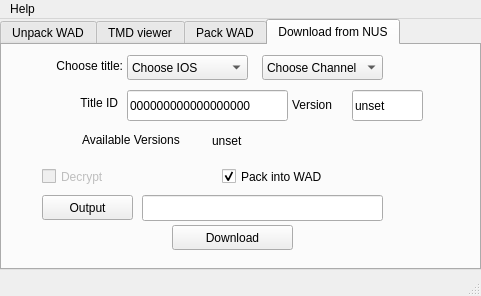
<?xml version="1.0" encoding="UTF-8"?>
<ui version="4.0">
 <class>Qwad</class>
 <widget class="QMainWindow" name="Qwad">
  <property name="geometry">
   <rect>
    <x>0</x>
    <y>0</y>
    <width>481</width>
    <height>296</height>
   </rect>
  </property>
  <property name="minimumSize">
   <size>
    <width>481</width>
    <height>296</height>
   </size>
  </property>
  <property name="maximumSize">
   <size>
    <width>481</width>
    <height>296</height>
   </size>
  </property>
  <property name="windowTitle">
   <string>Qwad - a WAD management tool</string>
  </property>
  <property name="windowIcon">
   <iconset resource="../Qwad.qrc">
    <normaloff>:/icons/wad.png</normaloff>:/icons/wad.png</iconset>
  </property>
  <property name="locale">
   <locale language="Spanish" country="Spain"/>
  </property>
  <widget class="QWidget" name="centralWidget">
   <widget class="QTabWidget" name="tabWidget">
    <property name="geometry">
     <rect>
      <x>0</x>
      <y>0</y>
      <width>481</width>
      <height>251</height>
     </rect>
    </property>
    <property name="acceptDrops">
     <bool>false</bool>
    </property>
    <property name="currentIndex">
     <number>3</number>
    </property>
    <widget class="QWidget" name="unpacktab">
     <attribute name="title">
      <string>Unpack WAD</string>
     </attribute>
     <widget class="QLineEdit" name="MuestraRutaWad">
      <property name="geometry">
       <rect>
        <x>160</x>
        <y>40</y>
        <width>241</width>
        <height>26</height>
       </rect>
      </property>
     </widget>
     <widget class="QToolButton" name="BotonRutaWad">
      <property name="geometry">
       <rect>
        <x>70</x>
        <y>40</y>
        <width>91</width>
        <height>25</height>
       </rect>
      </property>
      <property name="toolTip">
       <string>Ruta hacia el archivo WAD que quieres desempaquetar</string>
      </property>
      <property name="text">
       <string>WAD file</string>
      </property>
     </widget>
     <widget class="QLineEdit" name="MuestraRutaExtraer">
      <property name="geometry">
       <rect>
        <x>160</x>
        <y>110</y>
        <width>241</width>
        <height>26</height>
       </rect>
      </property>
     </widget>
     <widget class="QToolButton" name="BotonRutaExtraer">
      <property name="geometry">
       <rect>
        <x>70</x>
        <y>110</y>
        <width>91</width>
        <height>25</height>
       </rect>
      </property>
      <property name="toolTip">
       <string>Carpeta donde se almacenaran los contenidos del archivo WAD</string>
      </property>
      <property name="text">
       <string>Output</string>
      </property>
      <property name="autoRaise">
       <bool>false</bool>
      </property>
      <property name="arrowType">
       <enum>Qt::NoArrow</enum>
      </property>
     </widget>
     <widget class="QPushButton" name="Desempaqueta">
      <property name="geometry">
       <rect>
        <x>170</x>
        <y>180</y>
        <width>121</width>
        <height>25</height>
       </rect>
      </property>
      <property name="text">
       <string>Unpack</string>
      </property>
     </widget>
    </widget>
    <widget class="QWidget" name="TMDviewer">
     <attribute name="title">
      <string>TMD viewer</string>
     </attribute>
     <widget class="QLineEdit" name="TMDfilepath">
      <property name="geometry">
       <rect>
        <x>150</x>
        <y>10</y>
        <width>241</width>
        <height>26</height>
       </rect>
      </property>
     </widget>
     <widget class="QToolButton" name="TMDfilebutton">
      <property name="geometry">
       <rect>
        <x>60</x>
        <y>10</y>
        <width>91</width>
        <height>25</height>
       </rect>
      </property>
      <property name="toolTip">
       <string>Ruta hacia el archivo WAD que quieres desempaquetar</string>
      </property>
      <property name="text">
       <string>TMD file</string>
      </property>
     </widget>
     <widget class="QWidget" name="layoutWidget">
      <property name="geometry">
       <rect>
        <x>10</x>
        <y>50</y>
        <width>451</width>
        <height>151</height>
       </rect>
      </property>
      <layout class="QGridLayout" name="gridLayout">
       <item row="0" column="0">
        <widget class="QLabel" name="label">
         <property name="text">
          <string>Title ID</string>
         </property>
         <property name="alignment">
          <set>Qt::AlignRight|Qt::AlignTrailing|Qt::AlignVCenter</set>
         </property>
        </widget>
       </item>
       <item row="0" column="1">
        <widget class="QLineEdit" name="TitleID">
         <property name="text">
          <string>0000000000000000</string>
         </property>
         <property name="readOnly">
          <bool>true</bool>
         </property>
        </widget>
       </item>
       <item row="0" column="2" colspan="2">
        <widget class="QLabel" name="label_9">
         <property name="text">
          <string>ID (ascii)</string>
         </property>
         <property name="alignment">
          <set>Qt::AlignRight|Qt::AlignTrailing|Qt::AlignVCenter</set>
         </property>
        </widget>
       </item>
       <item row="0" column="4">
        <widget class="QLineEdit" name="idASCII">
         <property name="readOnly">
          <bool>true</bool>
         </property>
        </widget>
       </item>
       <item row="1" column="0">
        <widget class="QLabel" name="label_3">
         <property name="text">
          <string>Version</string>
         </property>
         <property name="alignment">
          <set>Qt::AlignRight|Qt::AlignTrailing|Qt::AlignVCenter</set>
         </property>
        </widget>
       </item>
       <item row="1" column="1">
        <widget class="QLineEdit" name="Version">
         <property name="text">
          <string>0</string>
         </property>
         <property name="readOnly">
          <bool>true</bool>
         </property>
        </widget>
       </item>
       <item row="1" column="3">
        <widget class="QLabel" name="label_5">
         <property name="text">
          <string>Title type</string>
         </property>
         <property name="alignment">
          <set>Qt::AlignRight|Qt::AlignTrailing|Qt::AlignVCenter</set>
         </property>
        </widget>
       </item>
       <item row="1" column="4">
        <widget class="QLineEdit" name="TitleType">
         <property name="readOnly">
          <bool>true</bool>
         </property>
        </widget>
       </item>
       <item row="2" column="0">
        <widget class="QLabel" name="label_2">
         <property name="text">
          <string>IOS needed</string>
         </property>
         <property name="alignment">
          <set>Qt::AlignRight|Qt::AlignTrailing|Qt::AlignVCenter</set>
         </property>
        </widget>
       </item>
       <item row="2" column="3">
        <widget class="QLabel" name="label_6">
         <property name="text">
          <string>Group ID</string>
         </property>
         <property name="alignment">
          <set>Qt::AlignRight|Qt::AlignTrailing|Qt::AlignVCenter</set>
         </property>
        </widget>
       </item>
       <item row="2" column="4">
        <widget class="QLineEdit" name="GroupID">
         <property name="readOnly">
          <bool>true</bool>
         </property>
        </widget>
       </item>
       <item row="3" column="0">
        <widget class="QLabel" name="label_4">
         <property name="text">
          <string>Boot index</string>
         </property>
         <property name="alignment">
          <set>Qt::AlignRight|Qt::AlignTrailing|Qt::AlignVCenter</set>
         </property>
        </widget>
       </item>
       <item row="3" column="1">
        <widget class="QLineEdit" name="BootIndex">
         <property name="readOnly">
          <bool>true</bool>
         </property>
        </widget>
       </item>
       <item row="3" column="3">
        <widget class="QLabel" name="label_7">
         <property name="text">
          <string>Access rights</string>
         </property>
         <property name="alignment">
          <set>Qt::AlignRight|Qt::AlignTrailing|Qt::AlignVCenter</set>
         </property>
        </widget>
       </item>
       <item row="3" column="4">
        <widget class="QLineEdit" name="AccessRights">
         <property name="readOnly">
          <bool>true</bool>
         </property>
        </widget>
       </item>
       <item row="4" column="0">
        <widget class="QLabel" name="label_8">
         <property name="text">
          <string>Contents</string>
         </property>
         <property name="alignment">
          <set>Qt::AlignRight|Qt::AlignTrailing|Qt::AlignVCenter</set>
         </property>
        </widget>
       </item>
       <item row="4" column="1">
        <widget class="QLineEdit" name="Contents">
         <property name="readOnly">
          <bool>true</bool>
         </property>
        </widget>
       </item>
       <item row="2" column="1">
        <widget class="QComboBox" name="IOSversion"/>
       </item>
      </layout>
     </widget>
    </widget>
    <widget class="QWidget" name="packtab">
     <attribute name="title">
      <string>Pack WAD</string>
     </attribute>
     <widget class="QLineEdit" name="MuestraRutaEmpaquetado">
      <property name="geometry">
       <rect>
        <x>160</x>
        <y>110</y>
        <width>241</width>
        <height>26</height>
       </rect>
      </property>
     </widget>
     <widget class="QLineEdit" name="MuestraRutaDesempaquetado">
      <property name="geometry">
       <rect>
        <x>160</x>
        <y>40</y>
        <width>241</width>
        <height>26</height>
       </rect>
      </property>
     </widget>
     <widget class="QToolButton" name="BotonRutaEmpaquetado">
      <property name="geometry">
       <rect>
        <x>70</x>
        <y>110</y>
        <width>91</width>
        <height>25</height>
       </rect>
      </property>
      <property name="toolTip">
       <string>Carpeta y nombre del nuevo WAD</string>
      </property>
      <property name="text">
       <string>Output</string>
      </property>
      <property name="autoRaise">
       <bool>false</bool>
      </property>
      <property name="arrowType">
       <enum>Qt::NoArrow</enum>
      </property>
     </widget>
     <widget class="QToolButton" name="BotonRutaDesempaquetado">
      <property name="geometry">
       <rect>
        <x>70</x>
        <y>40</y>
        <width>91</width>
        <height>25</height>
       </rect>
      </property>
      <property name="toolTip">
       <string>Ruta hacia la carpeta que empaquetar en WAD</string>
      </property>
      <property name="text">
       <string>Folder</string>
      </property>
     </widget>
     <widget class="QPushButton" name="Empaqueta">
      <property name="geometry">
       <rect>
        <x>170</x>
        <y>180</y>
        <width>121</width>
        <height>25</height>
       </rect>
      </property>
      <property name="text">
       <string>Pack</string>
      </property>
     </widget>
    </widget>
    <widget class="QWidget" name="NUStab">
     <attribute name="title">
      <string>Download from NUS</string>
     </attribute>
     <widget class="QLineEdit" name="NusOutputPath">
      <property name="geometry">
       <rect>
        <x>140</x>
        <y>150</y>
        <width>241</width>
        <height>26</height>
       </rect>
      </property>
     </widget>
     <widget class="QPushButton" name="Download_from_NUS">
      <property name="geometry">
       <rect>
        <x>170</x>
        <y>180</y>
        <width>121</width>
        <height>25</height>
       </rect>
      </property>
      <property name="locale">
       <locale language="English" country="UnitedStates"/>
      </property>
      <property name="text">
       <string>Download</string>
      </property>
     </widget>
     <widget class="QToolButton" name="NusOutputButton">
      <property name="geometry">
       <rect>
        <x>40</x>
        <y>150</y>
        <width>91</width>
        <height>25</height>
       </rect>
      </property>
      <property name="toolTip">
       <string>Carpeta y nombre del nuevo WAD</string>
      </property>
      <property name="locale">
       <locale language="English" country="UnitedStates"/>
      </property>
      <property name="text">
       <string>Output</string>
      </property>
      <property name="autoRaise">
       <bool>false</bool>
      </property>
      <property name="arrowType">
       <enum>Qt::NoArrow</enum>
      </property>
     </widget>
     <widget class="QLineEdit" name="enteredTitleID">
      <property name="geometry">
       <rect>
        <x>125</x>
        <y>45</y>
        <width>161</width>
        <height>31</height>
       </rect>
      </property>
      <property name="locale">
       <locale language="English" country="UnitedStates"/>
      </property>
      <property name="text">
       <string>000000000000000000</string>
      </property>
     </widget>
     <widget class="QLabel" name="TitleIDlabel">
      <property name="geometry">
       <rect>
        <x>15</x>
        <y>51</y>
        <width>101</width>
        <height>20</height>
       </rect>
      </property>
      <property name="locale">
       <locale language="English" country="UnitedStates"/>
      </property>
      <property name="text">
       <string>Title ID</string>
      </property>
      <property name="alignment">
       <set>Qt::AlignRight|Qt::AlignTop|Qt::AlignTrailing</set>
      </property>
     </widget>
     <widget class="QLabel" name="Title">
      <property name="geometry">
       <rect>
        <x>0</x>
        <y>10</y>
        <width>121</width>
        <height>21</height>
       </rect>
      </property>
      <property name="text">
       <string>Choose title:</string>
      </property>
      <property name="alignment">
       <set>Qt::AlignRight|Qt::AlignTrailing|Qt::AlignVCenter</set>
      </property>
     </widget>
     <widget class="QComboBox" name="comboBox">
      <property name="geometry">
       <rect>
        <x>125</x>
        <y>10</y>
        <width>121</width>
        <height>25</height>
       </rect>
      </property>
      <item>
       <property name="text">
        <string>Choose IOS</string>
       </property>
      </item>
     </widget>
     <widget class="QCheckBox" name="decryptCheck">
      <property name="enabled">
       <bool>false</bool>
      </property>
      <property name="geometry">
       <rect>
        <x>40</x>
        <y>120</y>
        <width>171</width>
        <height>23</height>
       </rect>
      </property>
      <property name="text">
       <string>Decrypt</string>
      </property>
      <property name="checked">
       <bool>false</bool>
      </property>
     </widget>
     <widget class="QCheckBox" name="pack_in_WAD_checkbox">
      <property name="geometry">
       <rect>
        <x>220</x>
        <y>120</y>
        <width>181</width>
        <height>23</height>
       </rect>
      </property>
      <property name="text">
       <string>Pack into WAD</string>
      </property>
      <property name="checked">
       <bool>true</bool>
      </property>
     </widget>
     <widget class="QLineEdit" name="VersionlineEdit">
      <property name="geometry">
       <rect>
        <x>350</x>
        <y>45</y>
        <width>71</width>
        <height>31</height>
       </rect>
      </property>
      <property name="text">
       <string>unset</string>
      </property>
     </widget>
     <widget class="QLabel" name="versionlabel">
      <property name="geometry">
       <rect>
        <x>290</x>
        <y>50</y>
        <width>51</width>
        <height>20</height>
       </rect>
      </property>
      <property name="text">
       <string>Version</string>
      </property>
     </widget>
     <widget class="QLabel" name="availableLabel">
      <property name="geometry">
       <rect>
        <x>80</x>
        <y>79</y>
        <width>121</width>
        <height>31</height>
       </rect>
      </property>
      <property name="text">
       <string>Available Versions</string>
      </property>
     </widget>
     <widget class="QLabel" name="availableVersions">
      <property name="geometry">
       <rect>
        <x>210</x>
        <y>80</y>
        <width>121</width>
        <height>31</height>
       </rect>
      </property>
      <property name="text">
       <string>unset</string>
      </property>
     </widget>
     <widget class="QComboBox" name="comboBox2">
      <property name="geometry">
       <rect>
        <x>260</x>
        <y>10</y>
        <width>121</width>
        <height>25</height>
       </rect>
      </property>
      <item>
       <property name="text">
        <string>Choose Channel</string>
       </property>
      </item>
     </widget>
    </widget>
   </widget>
  </widget>
  <widget class="QMenuBar" name="menuBar">
   <property name="geometry">
    <rect>
     <x>0</x>
     <y>0</y>
     <width>481</width>
     <height>21</height>
    </rect>
   </property>
   <widget class="QMenu" name="menuAyuda">
    <property name="title">
     <string>Help</string>
    </property>
    <addaction name="actionAcerca_de_Qwad"/>
    <addaction name="actionAbout_Qt"/>
   </widget>
   <addaction name="menuAyuda"/>
  </widget>
  <widget class="QStatusBar" name="statusBar"/>
  <action name="actionAcerca_de_Qwad">
   <property name="icon">
    <iconset resource="../Qwad.qrc">
     <normaloff>:/icons/wad.png</normaloff>:/icons/wad.png</iconset>
   </property>
   <property name="text">
    <string>About Qwad</string>
   </property>
  </action>
  <action name="actionAbout_Qt">
   <property name="icon">
    <iconset resource="../Qwad.qrc">
     <normaloff>:/icons/qt4.png</normaloff>:/icons/qt4.png</iconset>
   </property>
   <property name="text">
    <string>About Qt</string>
   </property>
  </action>
  <action name="actionAbout_Wii_Signer">
   <property name="text">
    <string>About Wii Signer</string>
   </property>
  </action>
 </widget>
 <resources>
  <include location="../Qwad.qrc"/>
 </resources>
 <connections/>
</ui>
